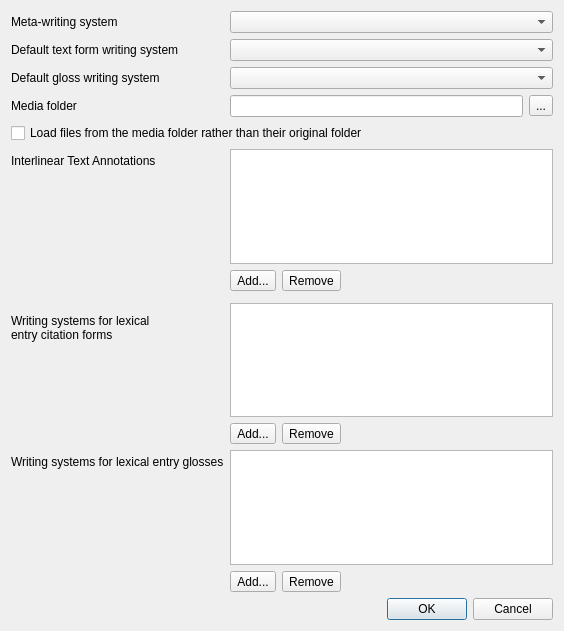
<?xml version="1.0" encoding="UTF-8"?>
<ui version="4.0">
 <class>ProjectOptionsDialog</class>
 <widget class="QDialog" name="ProjectOptionsDialog">
  <property name="geometry">
   <rect>
    <x>0</x>
    <y>0</y>
    <width>564</width>
    <height>631</height>
   </rect>
  </property>
  <property name="windowTitle">
   <string>Project Options</string>
  </property>
  <layout class="QVBoxLayout" name="verticalLayout">
   <item>
    <layout class="QFormLayout" name="formLayout">
     <property name="fieldGrowthPolicy">
      <enum>QFormLayout::AllNonFixedFieldsGrow</enum>
     </property>
     <item row="0" column="0">
      <widget class="QLabel" name="label">
       <property name="text">
        <string>Meta-writing system</string>
       </property>
      </widget>
     </item>
     <item row="0" column="1">
      <widget class="WritingSystemCombo" name="metaWritingSystemCombo"/>
     </item>
     <item row="1" column="0">
      <widget class="QLabel" name="label_2">
       <property name="text">
        <string>Default text form writing system</string>
       </property>
      </widget>
     </item>
     <item row="1" column="1">
      <widget class="WritingSystemCombo" name="defaultTextFormWS"/>
     </item>
     <item row="2" column="0">
      <widget class="QLabel" name="label_3">
       <property name="text">
        <string>Default gloss writing system</string>
       </property>
      </widget>
     </item>
     <item row="2" column="1">
      <widget class="WritingSystemCombo" name="defaultGlossWS"/>
     </item>
     <item row="3" column="0">
      <widget class="QLabel" name="label_4">
       <property name="text">
        <string>Media folder</string>
       </property>
      </widget>
     </item>
     <item row="3" column="1">
      <layout class="QHBoxLayout" name="horizontalLayout">
       <item>
        <widget class="QLineEdit" name="mediaFolder"/>
       </item>
       <item>
        <widget class="QToolButton" name="mediaFolderChooser">
         <property name="text">
          <string>...</string>
         </property>
        </widget>
       </item>
      </layout>
     </item>
     <item row="4" column="0" colspan="2">
      <widget class="QCheckBox" name="overrideMediaPath">
       <property name="text">
        <string>Load files from the media folder rather than their original folder</string>
       </property>
      </widget>
     </item>
     <item row="5" column="0">
      <widget class="QLabel" name="label_5">
       <property name="text">
        <string>Interlinear Text Annotations</string>
       </property>
       <property name="wordWrap">
        <bool>false</bool>
       </property>
      </widget>
     </item>
     <item row="5" column="1">
      <widget class="QListView" name="interlinearAnnotationsList"/>
     </item>
     <item row="6" column="1">
      <layout class="QHBoxLayout" name="horizontalLayout_3">
       <item>
        <widget class="QToolButton" name="addAnnotation">
         <property name="text">
          <string>Add...</string>
         </property>
        </widget>
       </item>
       <item>
        <widget class="QToolButton" name="removeAnnotation">
         <property name="text">
          <string>Remove</string>
         </property>
        </widget>
       </item>
       <item>
        <spacer name="horizontalSpacer">
         <property name="orientation">
          <enum>Qt::Horizontal</enum>
         </property>
         <property name="sizeHint" stdset="0">
          <size>
           <width>40</width>
           <height>20</height>
          </size>
         </property>
        </spacer>
       </item>
      </layout>
     </item>
     <item row="7" column="0">
      <layout class="QHBoxLayout" name="horizontalLayout_2"/>
     </item>
     <item row="11" column="0">
      <widget class="QLabel" name="label_6">
       <property name="text">
        <string>Writing systems for lexical entry citation forms</string>
       </property>
       <property name="wordWrap">
        <bool>true</bool>
       </property>
      </widget>
     </item>
     <item row="11" column="1">
      <widget class="QListView" name="leCitationFormsList"/>
     </item>
     <item row="13" column="1">
      <layout class="QHBoxLayout" name="horizontalLayout_4">
       <item>
        <widget class="QToolButton" name="addLECitation">
         <property name="text">
          <string>Add...</string>
         </property>
        </widget>
       </item>
       <item>
        <widget class="QToolButton" name="removeLECitation">
         <property name="text">
          <string>Remove</string>
         </property>
        </widget>
       </item>
       <item>
        <spacer name="horizontalSpacer_2">
         <property name="orientation">
          <enum>Qt::Horizontal</enum>
         </property>
         <property name="sizeHint" stdset="0">
          <size>
           <width>40</width>
           <height>20</height>
          </size>
         </property>
        </spacer>
       </item>
      </layout>
     </item>
     <item row="15" column="0">
      <widget class="QLabel" name="label_7">
       <property name="text">
        <string>Writing systems for lexical entry glosses</string>
       </property>
      </widget>
     </item>
     <item row="15" column="1">
      <widget class="QListView" name="leGlossesList"/>
     </item>
     <item row="16" column="1">
      <layout class="QHBoxLayout" name="horizontalLayout_5">
       <item>
        <widget class="QToolButton" name="addLEGloss">
         <property name="text">
          <string>Add...</string>
         </property>
        </widget>
       </item>
       <item>
        <widget class="QToolButton" name="removeLEGloss">
         <property name="text">
          <string>Remove</string>
         </property>
        </widget>
       </item>
       <item>
        <spacer name="horizontalSpacer_3">
         <property name="orientation">
          <enum>Qt::Horizontal</enum>
         </property>
         <property name="sizeHint" stdset="0">
          <size>
           <width>40</width>
           <height>20</height>
          </size>
         </property>
        </spacer>
       </item>
      </layout>
     </item>
    </layout>
   </item>
   <item>
    <layout class="QVBoxLayout" name="verticalLayout_2"/>
   </item>
   <item>
    <widget class="QDialogButtonBox" name="buttonBox">
     <property name="orientation">
      <enum>Qt::Horizontal</enum>
     </property>
     <property name="standardButtons">
      <set>QDialogButtonBox::Cancel|QDialogButtonBox::Ok</set>
     </property>
    </widget>
   </item>
  </layout>
 </widget>
 <customwidgets>
  <customwidget>
   <class>WritingSystemCombo</class>
   <extends>QComboBox</extends>
   <header location="global">writingsystemcombo.h</header>
  </customwidget>
 </customwidgets>
 <resources/>
 <connections>
  <connection>
   <sender>buttonBox</sender>
   <signal>accepted()</signal>
   <receiver>ProjectOptionsDialog</receiver>
   <slot>accept()</slot>
   <hints>
    <hint type="sourcelabel">
     <x>248</x>
     <y>254</y>
    </hint>
    <hint type="destinationlabel">
     <x>157</x>
     <y>274</y>
    </hint>
   </hints>
  </connection>
  <connection>
   <sender>buttonBox</sender>
   <signal>rejected()</signal>
   <receiver>ProjectOptionsDialog</receiver>
   <slot>reject()</slot>
   <hints>
    <hint type="sourcelabel">
     <x>316</x>
     <y>260</y>
    </hint>
    <hint type="destinationlabel">
     <x>286</x>
     <y>274</y>
    </hint>
   </hints>
  </connection>
 </connections>
</ui>
